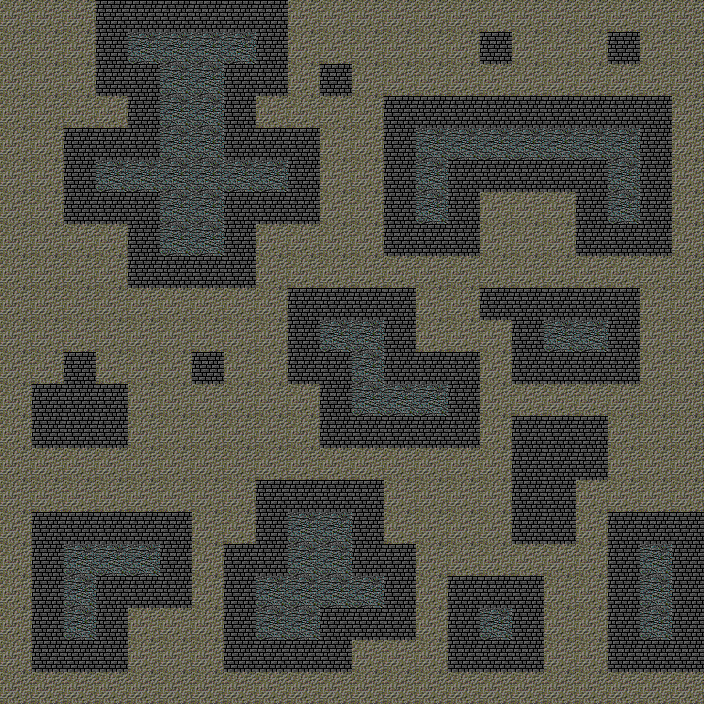

This game map was drawn from its Tiled (.tmx) file and the tilesets committed beside it. A one-line description and the trimmed map source follow:
An orthogonal 22x22 tile map with 32x32 px tiles, 1 tile layer (Terrain), 3 tilesets.

<map version="1.0" tiledversion="1.0.3" orientation="orthogonal" renderorder="right-down" width="22" height="22" tilewidth="32" tileheight="32" nextobjectid="31">
 <properties>
  <property name="status_all" value="{no_teleport=true}" />
 </properties>
 <tileset firstgid="1" name="dg_dungeon32" tilewidth="32" tileheight="32" tilecount="90" columns="9">
  <image source="../../../../../../../tiled-maps/gfx/dg_dungeon32.gif" width="288" height="320" />
  <tile id="0">
   <properties>
    <property name="id" value="#" />
   </properties>
  </tile>
  <tile id="3">
   <properties>
    <property name="id" value="+" />
   </properties>
  </tile>
  <tile id="51">
   <properties>
    <property name="id" value="." />
   </properties>
  </tile>
  <tile id="54">
   <properties>
    <property name="id" value="_" />
   </properties>
  </tile>
  <tile id="58">
   <properties>
    <property name="id" value="r" />
   </properties>
  </tile>
 </tileset>
 <tileset firstgid="91" name="tome-terrains" tilewidth="32" tileheight="32" tilecount="144" columns="8">
  <image source="../../../../../../../tiled-maps/gfx/tome-terrains.png" width="256" height="576" />
  <tile id="24">
   <objectgroup draworder="index">
    <properties>
     <property name="id" value=";" />
    </properties>
   </objectgroup>
  </tile>
  <tile id="100">
   <objectgroup draworder="index">
    <properties>
     <property name="id" value="T" />
    </properties>
   </objectgroup>
  </tile>
 </tileset>
 <tileset firstgid="235" name="numbers" tilewidth="32" tileheight="32" tilecount="36" columns="6">
  <image source="../../../../../../../tiled-maps/gfx/numbers.png" width="192" height="192" />
 </tileset>
 <layer name="Terrain" width="22" height="22">
  <data>[484 cells, 484 non-empty, 3 distinct tile ids]</data>
 </layer>
</map>
